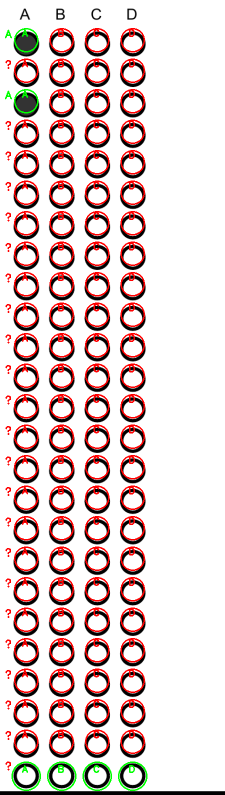
#> input picture scripts/column_1_answers_debug.png, 450 x 1590 px (shown at 1/2 size)
$ python -i pdf_processor_stud_info.py   (imports and definitions only)
#> lines starting #> are read from the running program, lines starting #| are printed output that depends on the picture; after the words box and inside, x2 and y2 are one past the last pixel; in counts of white or black regions, pixels touching at a corner belong together
### scripts/field_coordinates_config.py
"""
CheckMate PDF Processor - Field Coordinates Configuration

This file contains the exact pixel coordinates for extracting student information
fields from the CheckMate answer sheet template.

Coordinates are relative to the student info region defined in pdf_processor.py

To find the right coordinates:
1. Use the debug commands to test individual fields:
   python pdf_processor.py "path/to/pdf" --x 0 --y 300 --width 2600 --height 300 --debug-field name
2. Adjust the coordinates below based on the debug output
3. Test with the normal extraction command

COORDINATE FORMAT:
Each field has: x, y, width, height (in pixels)
- x: pixels from left edge of student region
- y: pixels from top edge of student region
- width: field width in pixels
- height: field height in pixels
"""

# STUDENT INFO REGION COORDINATES
# These define the overall area containing all student fields
STUDENT_REGION = {
    'x': 0,         # Usually 0 (full width)
    'y': 300,       # Distance from top of page
    'width': 2600,  # Width of student info area
    'height': 300   # Height of student info area
}

# INDIVIDUAL FIELD COORDINATES
# These are relative to the STUDENT_REGION defined above
# Updated based on the PDF structure and text annotations

FIELD_COORDINATES = {
    'name': {
        'x': 220,        # X position within student region (left side)
        'y': 130,         # Y position within student region (top row)
        'width': 1050,    # Field width
        'height': 80     # Field height
    },

    'id': {
        'x': 1350,       # X position for ID field (right side)
        'y': 90,         # Y position within student region (top row)
        'width': 1050,    # Field width
        'height': 120     # Field height
    },

    'course': {
        'x': 245,         # X position for course field (left side)
        'y': 210,        # Y position for bottom row
        'width': 1050,    # Field width
        'height': 75     # Field height
    },

    'section': {
        'x': 1450,       # X position for section field (right side)
        'y': 210,        # Y position for bottom row
        'width': 950,    # Field width
        'height': 75     # Field height
    }
}

# OCR CONFIGURATION
# Fine-tune OCR settings for each field type
OCR_CONFIG = {
    'name': {
        'psm_mode': 6,  # Page segmentation mode (6 = uniform block of text - better for multiple words)
        'whitelist': '',  # No whitelist for names to allow better space detection
        'scaling_factor': 4,  # How much to scale up image before OCR
        'padding': 30        # Padding around text region
    },

    'id': {
        'psm_mode': 8,   # 8 = single word (for IDs without spaces)
        'whitelist': '0123456789ABCDEFGHIJKLMNOPQRSTUVWXYZabcdefghijklmnopqrstuvwxyz-',
        'scaling_factor': 4,
        'padding': 30
    },

    'course': {
        'psm_mode': 8,   # 8 = single word
        'whitelist': '0123456789ABCDEFGHIJKLMNOPQRSTUVWXYZabcdefghijklmnopqrstuvwxyz',
        'scaling_factor': 4,
        'padding': 30
    },

    'section': {
        'psm_mode': 6,   # 6 = uniform block of text (to allow spaces)
        'whitelist': '0123456789ABCDEFGHIJKLMNOPQRSTUVWXYZabcdefghijklmnopqrstuvwxyz- ',
        'scaling_factor': 4,
        'padding': 30
    }
}

# PREPROCESSING SETTINGS
PREPROCESSING = {
    'student_region_scaling': 2,    # How much to scale the student region
    'enhance_contrast': True,       # Apply contrast enhancement
    'gaussian_blur': True,          # Apply Gaussian blur
    'morphological_ops': True,      # Apply morphological operations
    'adaptive_threshold': True      # Use adaptive thresholding
}

# VALIDATION SETTINGS
VALIDATION = {
    'min_text_length': {
        'name': 2,      # Minimum characters for name
        'id': 5,        # Minimum characters for ID
        'course': 2,    # Minimum characters for course
        'section': 1    # Minimum characters for section
    },

    'expected_patterns': {
        'id': r'^\d{4}-\d{5}-[A-Z]{2}-\d+$',  # Expected ID format
        'course': r'^[A-Z]{2,4}\d{2,4}$',     # Expected course format
        'section': r'^[A-Z]{2,4}\s*\d+-\d+$'  # Expected section format
    }
}

# DEBUGGING SETTINGS
DEBUG = {
    'save_debug_images': True,      # Save intermediate processing images
    'log_coordinates': True,        # Log coordinate calculations
    'show_confidence_scores': True, # Show OCR confidence scores
    'verbose_logging': True         # Enable detailed logging
}

# ANSWER GRID CONFIGURATION
ANSWER_GRID = {
    'x': 120,      # was 150, move slightly left
    'y': 760,      # was 780, move slightly up
    'width': 2250, # was 2200, make slightly wider
    'height': 1720,# was 1680, make slightly taller
    'columns': 4,
    'max_questions_per_column': 25,
    'max_questions_per_page': 100
}

# COLUMN SPECIFICATIONS
COLUMN_CONFIG = {
    'column_width': 520,    # was 450, make wider
    'column_spacing': 140,  # was 150, adjust spacing
    'header_height': 90,
    'question_row_height': 66, # was 60, slightly taller
    'question_start_y': 190,
    'max_questions_per_column': 25
}

# COLUMN AREAS (manual definition for each column in the answer grid)
COLUMN_AREAS = {
    0: {'x': 260,  'y': 950,  'width': 450, 'height': 1570},  # Column 1 (x +100)
    1: {'x': 850,  'y': 950,  'width': 450, 'height': 1570},  # Column 2 (x +100)
    2: {'x': 1440, 'y': 950,  'width': 450, 'height': 1570},  # Column 3 (x +100)
    3: {'x': 2040, 'y': 950,  'width': 450, 'height': 1570},  # Column 4 (x +100)
}

# COLUMN HEADER AREAS (manual definition for each column header in the answer grid)
COLUMN_HEADER_AREAS = {
    0: {'x': 260,  'y': 950,  'width': 450, 'height': 40},   # Header for Column 1
    1: {'x': 850,  'y': 950,  'width': 450, 'height': 40},   # Header for Column 2
    2: {'x': 1440, 'y': 950,  'width': 450, 'height': 40},   # Header for Column 3
    3: {'x': 2040, 'y': 950,  'width': 450, 'height': 40},   # Header for Column 4
}

def get_field_config(field_name):
    """Get configuration for a specific field"""
    return {
        'coordinates': FIELD_COORDINATES.get(field_name, {}),
        'ocr': OCR_CONFIG.get(field_name, {}),
        'validation': {
            'min_length': VALIDATION['min_text_length'].get(field_name, 1),
            'pattern': VALIDATION['expected_patterns'].get(field_name, None)
        }
    }

def get_student_region_config():
    """Get student region configuration"""
    return STUDENT_REGION.copy()

def get_preprocessing_config():
    """Get preprocessing configuration"""
    return PREPROCESSING.copy()

# [6 lines left out: function get_answer_grid_config, not called in this run]

def get_column_areas():
    """Get manually defined column areas"""
    return COLUMN_AREAS.copy()

def get_column_header_areas():
    """Get manually defined column header areas"""
    return COLUMN_HEADER_AREAS.copy()

# QUICK ADJUSTMENT FUNCTIONS
# [47 lines left out: functions adjust_field_coordinates, print_current_config, calculate_column_layout, not called in this run]


# [3 lines that do not run on import are left out]

    # Example of how to adjust coordinates
    # adjust_field_coordinates('name', x=125, width=850)
    # print_current_config()

# NOTE: Use the mapping debug image (see save_mapping_debug_image in pdf_processor_main_prototype.py)
# to visually check and further fine-tune these coordinates for your specific scanned sheet.

### scripts/pdf_processor_stud_info.py
"""
CheckMate PDF Processor - Student Information Extraction Module

This module handles the extraction of student information (name, ID, course, section)
from PDF answer sheets using OCR with enhanced scoring and pattern recognition.
"""

import cv2
import numpy as np
import logging
import pytesseract
import re

# Configure logging
logger = logging.getLogger(__name__)

# Import the configuration
try:
    from field_coordinates_config import (
        FIELD_COORDINATES,
        STUDENT_REGION,
        OCR_CONFIG,
        PREPROCESSING,
        get_field_config,
        get_student_region_config
    )
    CONFIG_AVAILABLE = True
except ImportError:
    CONFIG_AVAILABLE = False
    logger.warning("field_coordinates_config.py not found. Using default coordinates.")

    # Use the config values as defaults if config is missing
    STUDENT_REGION = {
        'x': 0, 'y': 300, 'width': 2600, 'height': 300
    }
    FIELD_COORDINATES = {
        'name': {'x': 220, 'y': 130, 'width': 1050, 'height': 80},
        'id': {'x': 1350, 'y': 90, 'width': 1050, 'height': 120},
        'course': {'x': 245, 'y': 210, 'width': 1050, 'height': 75},
        'section': {'x': 1450, 'y': 210, 'width': 950, 'height': 75}
    }
    OCR_CONFIG = {
        'name': {'psm_mode': 6, 'whitelist': '', 'scaling_factor': 4, 'padding': 30},
        'id': {'psm_mode': 8, 'whitelist': '0123456789ABCDEFGHIJKLMNOPQRSTUVWXYZabcdefghijklmnopqrstuvwxyz-', 'scaling_factor': 4, 'padding': 30},
        'course': {'psm_mode': 8, 'whitelist': '0123456789ABCDEFGHIJKLMNOPQRSTUVWXYZabcdefghijklmnopqrstuvwxyz', 'scaling_factor': 4, 'padding': 30},
        'section': {'psm_mode': 6, 'whitelist': '0123456789ABCDEFGHIJKLMNOPQRSTUVWXYZabcdefghijklmnopqrstuvwxyz- ', 'scaling_factor': 4, 'padding': 30}
    }
    PREPROCESSING = {
        'student_region_scaling': 2,
        'enhance_contrast': True,
        'gaussian_blur': True,
        'morphological_ops': True,
        'adaptive_threshold': True
    }
    # [6 lines left out: function get_field_config, not called in this run]
    def get_student_region_config():
        return STUDENT_REGION.copy()


class StudentInfoExtractor:
    """
    Specialized class for extracting student information from answer sheets
    """

    def __init__(self):
        self.debug_images = []

        # Load student info region from config or use defaults
        if CONFIG_AVAILABLE:
            config_region = get_student_region_config()
            self.student_info_region = config_region.copy()
            logger.info("Loaded student region from config file")
        else:
            # Fallback default coordinates
            self.student_info_region = {
                'x': 0,
                'y': 300,
                'width': 2600,
                'height': 300
            }
            logger.info("Using default student region coordinates")

    def extract_student_info(self, corrected_image, output_dir=None):
        """
        Extract student information from the student info section

        Args:
            corrected_image: Perspective corrected image
            output_dir: Directory to save debug images (optional)

        Returns:
            Dictionary with extracted student info
        """
        try:
            # Clear previous debug images
            self.debug_images = []

            logger.info("Extracting student information...")

            # Convert to grayscale if needed
            if len(corrected_image.shape) == 3:
                gray = cv2.cvtColor(corrected_image, cv2.COLOR_RGB2GRAY)
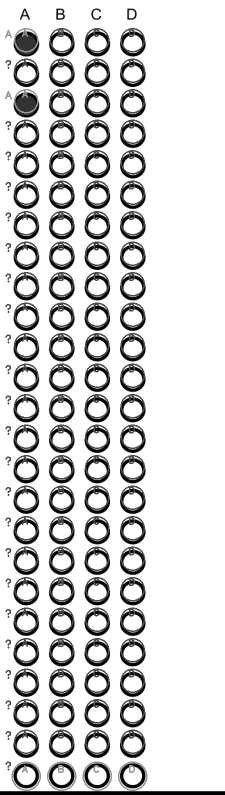
#> gray: shape (1590, 450) (shown at 1/2 size); min 0, max 255, mean 212.7
            else:
                gray = corrected_image.copy()

            # Extract student info region
            x = self.student_info_region['x']
            y = self.student_info_region['y']
            w = self.student_info_region['width']
            h = self.student_info_region['height']

            student_region = gray[y:y+h, x:x+w]
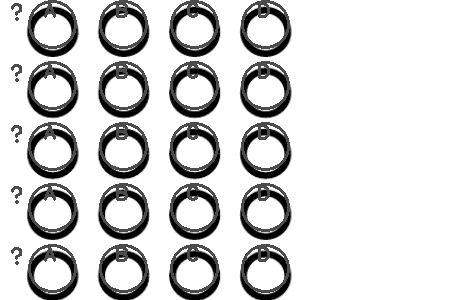
#> student_region: shape (300, 450); min 0, max 255, mean 212.2

            # Add to debug images
            self.debug_images.append(('01_student_region_original', student_region.copy()))

            # Preprocess the student region for better OCR
            processed_region = self._preprocess_student_region(student_region)

            # Extract individual field regions
            field_regions = self._extract_field_regions(processed_region)

            # Extract text from each field using OCR
            student_info = self._extract_text_from_fields(field_regions)

            # Save debug images if output directory provided
            if output_dir:
                self.save_debug_images(output_dir)

            logger.info(f"Student info extracted: {student_info}")
            return student_info

        except Exception as e:
            logger.error(f"Error extracting student info: {str(e)}")
            return {
                'name': '',
                'id': '',
                'course': '',
                'section': '',
                'error': str(e)
            }

    def _preprocess_student_region(self, region):
        """Preprocess student region for better OCR"""
        try:
            # Apply different preprocessing techniques

            # 1. Enhance contrast
            clahe = cv2.createCLAHE(clipLimit=2.0, tileGridSize=(8,8))
            enhanced = clahe.apply(region)
            self.debug_images.append(('02_enhanced_contrast', enhanced))

            # 2. Gaussian blur to smooth text
            blurred = cv2.GaussianBlur(enhanced, (3, 3), 0)
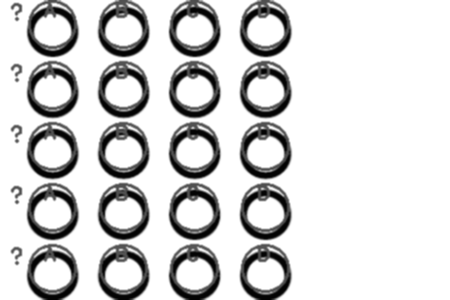
#> blurred: shape (300, 450); min 3, max 255, mean 212.9
            self.debug_images.append(('03_blurred', blurred))

            # 3. Binary threshold
            _, binary = cv2.threshold(blurred, 0, 255, cv2.THRESH_BINARY + cv2.THRESH_OTSU)
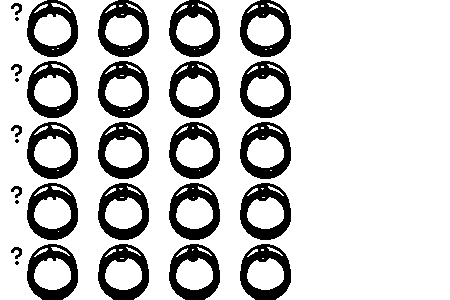
#> binary: shape (300, 450); 79.7% white; 30 black regions (5 under 20 px), largest, box (x1, y1, x2, y2) and area: (98, 183, 149, 240) 1364, (98, 0, 149, 57) 1363, (98, 122, 149, 179) 1363
            self.debug_images.append(('04_binary_threshold', binary))

            # 4. Morphological operations to connect text
            kernel = cv2.getStructuringElement(cv2.MORPH_RECT, (2, 1))
            morphed = cv2.morphologyEx(binary, cv2.MORPH_CLOSE, kernel)
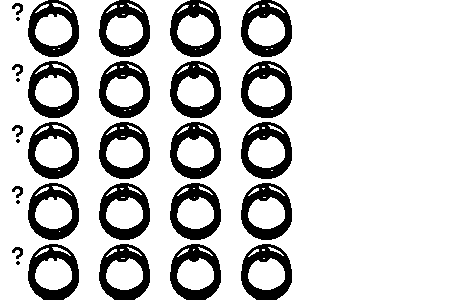
#> morphed: shape (300, 450); 79.7% white; 30 black regions (5 under 20 px), largest, box (x1, y1, x2, y2) and area: (99, 183, 150, 240) 1364, (99, 0, 150, 57) 1363, (99, 122, 150, 179) 1363
            self.debug_images.append(('05_morphed', morphed))

            # 5. Resize for better OCR (scale up 2x)
            resized = cv2.resize(morphed, None, fx=2, fy=2, interpolation=cv2.INTER_CUBIC)
            self.debug_images.append(('06_resized_2x', resized))

            return resized

        except Exception as e:
            logger.error(f"Error in preprocessing: {str(e)}")
            return region

    def _extract_field_regions(self, processed_region):
        """Extract individual field regions using configuration coordinates"""
        try:
            height, width = processed_region.shape
#> (the rest of the program and of its run is left out)
